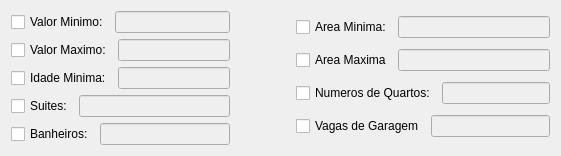
  <widget class="QWidget" name="layoutWidget">
   <property name="geometry">
    <rect>
     <x>120</x>
     <y>320</y>
     <width>561</width>
     <height>156</height>
    </rect>
   </property>
   <layout class="QHBoxLayout" name="horizontalLayout_8">
    <item>
     <layout class="QVBoxLayout" name="verticalLayout">
      <item>
       <layout class="QHBoxLayout" name="horizontalLayout_3">
        <item>
         <widget class="QCheckBox" name="cb_valor_minimo">
          <property name="text">
           <string>Valor Minimo:</string>
          </property>
          <attribute name="buttonGroup">
           <string notr="true">bt_group_options_activated</string>
          </attribute>
         </widget>
        </item>
        <item>
         <widget class="QLineEdit" name="text_valor_minimo">
          <property name="enabled">
           <bool>false</bool>
          </property>
          <property name="inputMethodHints">
           <set>Qt::ImhFormattedNumbersOnly</set>
          </property>
         </widget>
        </item>
       </layout>
      </item>
      <item>
       <layout class="QHBoxLayout" name="horizontalLayout_4">
        <item>
         <widget class="QCheckBox" name="cb_valor_maximo">
          <property name="text">
           <string>Valor Maximo:</string>
          </property>
          <attribute name="buttonGroup">
           <string notr="true">bt_group_options_activated</string>
          </attribute>
         </widget>
        </item>
        <item>
         <widget class="QLineEdit" name="text_valor_maximo">
          <property name="enabled">
           <bool>false</bool>
          </property>
          <property name="inputMethodHints">
           <set>Qt::ImhFormattedNumbersOnly</set>
          </property>
         </widget>
        </item>
       </layout>
      </item>
      <item>
       <layout class="QHBoxLayout" name="horizontalLayout_5">
        <item>
         <widget class="QCheckBox" name="cb_idade_minima">
          <property name="text">
           <string>Idade Minima:</string>
          </property>
          <attribute name="buttonGroup">
           <string notr="true">bt_group_options_activated</string>
          </attribute>
         </widget>
        </item>
        <item>
         <widget class="QLineEdit" name="text_idade_minima">
          <property name="enabled">
           <bool>false</bool>
          </property>
          <property name="inputMethodHints">
           <set>Qt::ImhFormattedNumbersOnly|Qt::ImhPreferNumbers</set>
          </property>
         </widget>
        </item>
       </layout>
      </item>
      <item>
       <layout class="QHBoxLayout" name="horizontalLayout_6">
        <item>
         <widget class="QCheckBox" name="cb_suites">
          <property name="text">
           <string>Suites:</string>
          </property>
          <attribute name="buttonGroup">
           <string notr="true">bt_group_options_activated</string>
          </attribute>
         </widget>
        </item>
        <item>
         <widget class="QLineEdit" name="text_suites">
          <property name="enabled">
           <bool>false</bool>
          </property>
          <property name="inputMethodHints">
           <set>Qt::ImhFormattedNumbersOnly|Qt::ImhPreferNumbers</set>
          </property>
         </widget>
        </item>
       </layout>
      </item>
      <item>
       <layout class="QHBoxLayout" name="horizontalLayout_7">
        <item>
         <widget class="QCheckBox" name="cb_banheiros">
          <property name="text">
           <string>Banheiros:</string>
          </property>
          <attribute name="buttonGroup">
           <string notr="true">bt_group_options_activated</string>
          </attribute>
         </widget>
        </item>
        <item>
         <widget class="QLineEdit" name="text_banheiros">
          <property name="enabled">
           <bool>false</bool>
          </property>
          <property name="inputMethodHints">
           <set>Qt::ImhFormattedNumbersOnly|Qt::ImhPreferNumbers</set>
          </property>
         </widget>
        </item>
       </layout>
      </item>
     </layout>
    </item>
    <item>
     <spacer name="horizontalSpacer_6">
      <property name="orientation">
       <enum>Qt::Horizontal</enum>
      </property>
      <property name="sizeType">
       <enum>QSizePolicy::Fixed</enum>
      </property>
      <property name="sizeHint" stdset="0">
       <size>
        <width>60</width>
        <height>20</height>
       </size>
      </property>
     </spacer>
    </item>
    <item>
     <layout class="QVBoxLayout" name="verticalLayout_2">
      <item>
       <layout class="QHBoxLayout" name="horizontalLayout_12">
        <item>
         <widget class="QCheckBox" name="cb_min_area">
          <property name="text">
           <string>Area Minima:</string>
          </property>
          <attribute name="buttonGroup">
           <string notr="true">bt_group_options_activated</string>
          </attribute>
         </widget>
        </item>
        <item>
         <widget class="QLineEdit" name="text_min_area">
          <property name="enabled">
           <bool>false</bool>
          </property>
          <property name="inputMethodHints">
           <set>Qt::ImhFormattedNumbersOnly</set>
          </property>
         </widget>
        </item>
       </layout>
      </item>
      <item>
       <layout class="QHBoxLayout" name="horizontalLayout_13">
        <item>
         <widget class="QCheckBox" name="cb_max_area">
          <property name="text">
           <string>Area Maxima</string>
          </property>
          <attribute name="buttonGroup">
           <string notr="true">bt_group_options_activated</string>
          </attribute>
         </widget>
        </item>
        <item>
         <widget class="QLineEdit" name="text_max_area">
          <property name="enabled">
           <bool>false</bool>
          </property>
          <property name="inputMethodHints">
           <set>Qt::ImhFormattedNumbersOnly</set>
          </property>
         </widget>
        </item>
       </layout>
      </item>
      <item>
       <layout class="QHBoxLayout" name="horizontalLayout_11">
        <item>
         <widget class="QCheckBox" name="cb_num_quartos">
          <property name="text">
           <string>Numeros de Quartos:</string>
          </property>
          <attribute name="buttonGroup">
           <string notr="true">bt_group_options_activated</string>
          </attribute>
         </widget>
        </item>
        <item>
         <widget class="QLineEdit" name="text_num_quartos">
          <property name="enabled">
           <bool>false</bool>
          </property>
          <property name="inputMethodHints">
           <set>Qt::ImhFormattedNumbersOnly|Qt::ImhPreferNumbers</set>
          </property>
         </widget>
        </item>
       </layout>
      </item>
      <item>
       <layout class="QHBoxLayout" name="horizontalLayout_10">
        <item>
         <widget class="QCheckBox" name="cb_num_garagem">
          <property name="text">
           <string>Vagas de Garagem</string>
          </property>
          <attribute name="buttonGroup">
           <string notr="true">bt_group_options_activated</string>
          </attribute>
         </widget>
        </item>
        <item>
         <widget class="QLineEdit" name="text_num_garagem">
          <property name="enabled">
           <bool>false</bool>
          </property>
          <property name="inputMethodHints">
           <set>Qt::ImhFormattedNumbersOnly|Qt::ImhPreferNumbers</set>
          </property>
         </widget>
        </item>
       </layout>
      </item>
     </layout>
    </item>
   </layout>
  </widget>
